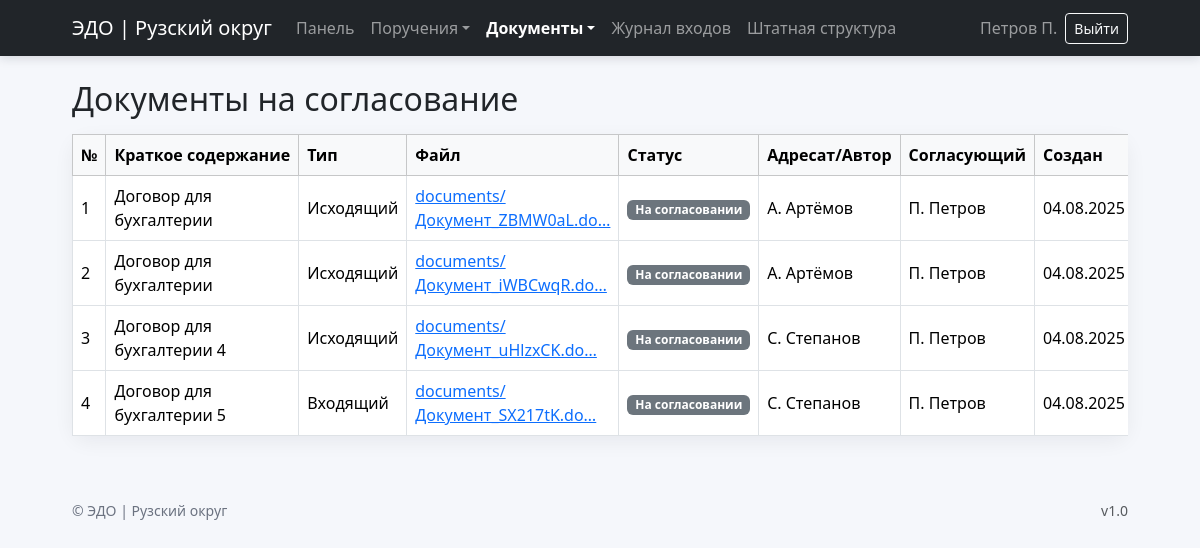
The app's page /review/ (signed in), older data.
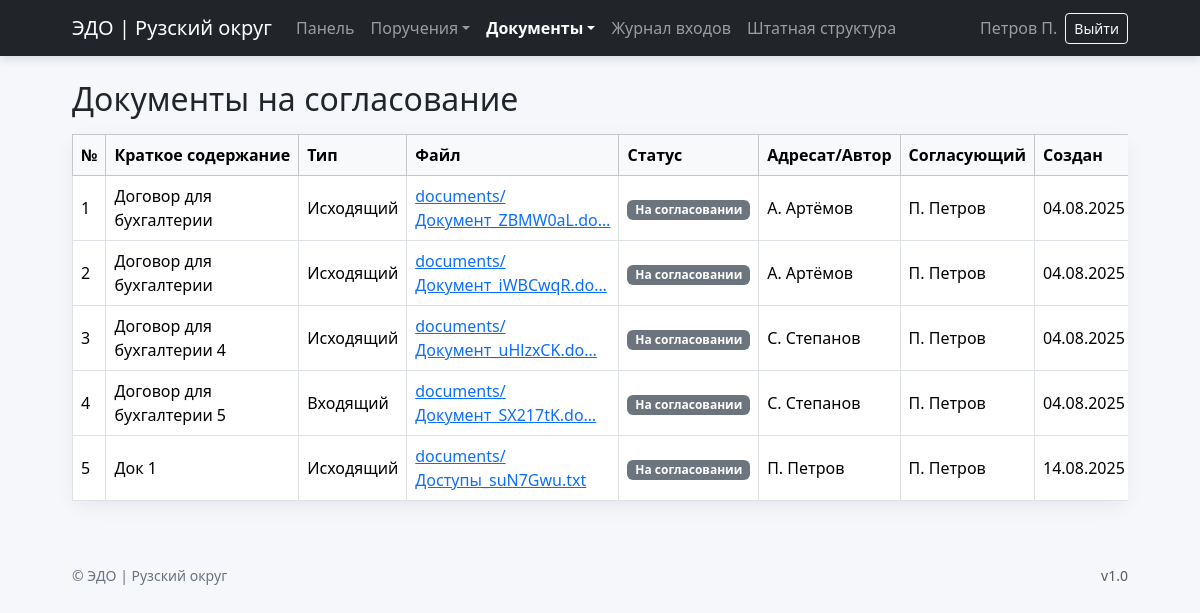
The same page, newer data.
### users/models.py (models this page shows, shortened)
class Document(models.Model):
    STATUS_CHOICES = [
        ('на согласовании', 'На согласовании'),
        ('одобрен', 'Одобрен'),
        ('на доработке', 'На доработке'),
    ]
    TYPE_CHOICES = [
        ('Исходящий', 'Исходящий'),
        ('Входящий', 'Входящий'),
        ('Внутренний', 'Внутренний'),
    ]
    title = models.CharField("Краткое содержание", max_length=255)
    type_choices = models.CharField("Тип документа", max_length=20, choices=TYPE_CHOICES, blank=True, null=True)
    description = models.TextField("Краткое описание", blank=True)
    file = models.FileField("Файл", upload_to='documents/')
    department = models.ForeignKey('Department', on_delete=models.CASCADE, blank=True, null=True)
    status = models.CharField(max_length=20, choices=STATUS_CHOICES, default='на согласовании')
    reviewer_comment = models.TextField("Комментарий руководителя", blank=True)
    creator = models.ForeignKey(User, on_delete=models.CASCADE, related_name="doc_creators", blank=True, null=True)
    executor = models.ForeignKey(User, verbose_name="Кто будет согласовывать?", on_delete=models.CASCADE, related_name="doc_executors", blank=True, null=True)
    created_at = models.DateTimeField(auto_now_add=True)

### users/views.py (the view)
# urls.py: path('review/', documents_for_review, name='documents_for_review'),
@login_required
def documents_for_review(request):
    documents = Document.objects.filter(executor=request.user, status='на согласовании')
    return render(request, 'users/review_list.html', {'documents': documents})

### templates/users/review_list.html (shortened to what this page needs)
{% extends 'base.html' %}
{% block content %}
<div class="d-flex align-items-center justify-content-between mb-3">
  {% if request.user.groups.all.0.name == 'Сотрудник' %}
  <h2 class="mb-0">Документы на доработке</h2>
  {% else %}
  <h2 class="mb-0">Документы на согласование</h2>
  {% endif %}
</div>
{% if documents %}
  <div class="card">
    <div class="card-body p-0">
      <div class="table-responsive">
        <table class="table table-hover table-bordered align-middle mb-0">
          <thead class="table-light">
            <tr>
              <th>№</th>
              <th>Краткое содержание</th>
              <th>Тип</th>
              <th>Файл</th>
              <th>Статус</th>
              <th>Адресат/Автор</th>
              <th>Согласующий</th>
              <th>Создан</th>
            </tr>
          </thead>
          <tbody>
            {% for doc in documents %}
              <tr>
                <td>{{ forloop.counter }}</td>
                <td>{{ doc.title }}</td>
                <td>{{ doc.type_choices }}</td>
                <td>
                  {% if doc.file %}
                    <a href="{{ doc.file.url }}" target="_blank" download>{{ doc.file.name|truncatechars:30 }}</a>
                  {% else %}—{% endif %}
                </td>
                <td><span class="badge bg-secondary">{{ doc.get_status_display }}</span></td>
                <td>{{ doc.creator.get_full_name|default:doc.creator.username }}</td>
                <td>{{ doc.executor.get_full_name|default:doc.executor.username }}</td>
                <td class="text-nowrap">{{ doc.created_at|date:"d.m.Y H:i" }}</td>
              </tr>
            {% endfor %}
          </tbody>
        </table>
      </div>
    </div>
  </div>
{% else %}
  <div class="alert alert-info">Нет документов, ожидающих согласования.</div>
{% endif %}
{% endblock %}

Row changes from the older to the newer data that the page shows:
added Document: title "Док 1", type_choices "Исходящий", file.name "documents/Доступы_suN7Gwu.txt", status "На согласовании", creator.get_full_name "П. Петров", executor.get_full_name "П. Петров", created_at "14.08.2025…"
